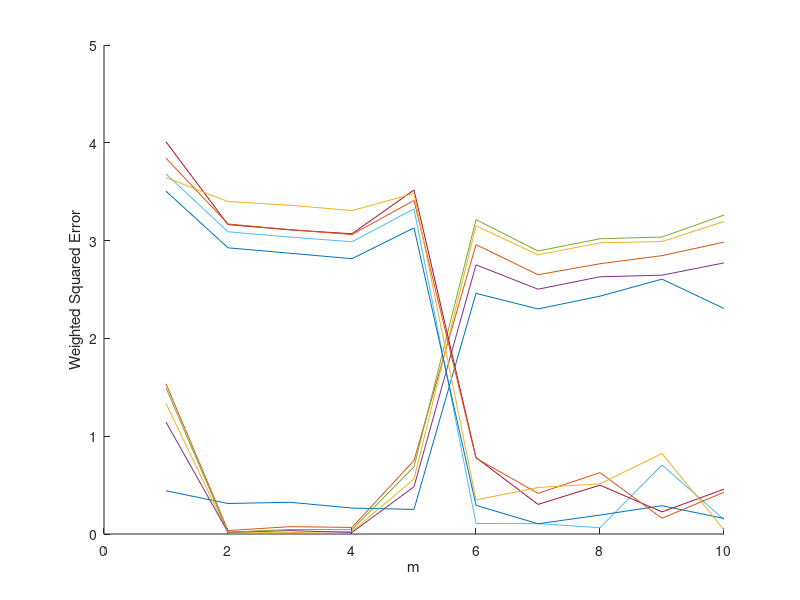

Reproduce this figure in MATLAB.
%Gerardo Carranza
%3/1/14

Em2=load('Em2.dat'); %loads Em2.dat file

for i=1:10
    hold on % allows to superimpose multiple lines in a current plot
    plot(1:10,Em2(i,:)); %plots Em2 values for each row/trial
    xlabel('m'); %Represents the mth candidate in the database
    ylabel('Weighted Squared Error'); % Represents goodness of fit measure
    pause(1)
end

hold off

